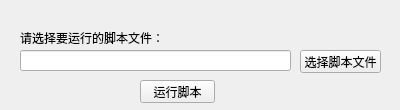
<?xml version="1.0" encoding="UTF-8"?>
<ui version="4.0">
 <class>form_selectpythonscript</class>
 <widget class="QWidget" name="form_selectpythonscript">
  <property name="geometry">
   <rect>
    <x>0</x>
    <y>0</y>
    <width>400</width>
    <height>110</height>
   </rect>
  </property>
  <property name="windowTitle">
   <string>选择python脚本文件</string>
  </property>
  <widget class="QLabel" name="label">
   <property name="geometry">
    <rect>
     <x>20</x>
     <y>30</y>
     <width>151</width>
     <height>16</height>
    </rect>
   </property>
   <property name="text">
    <string>请选择要运行的脚本文件：</string>
   </property>
  </widget>
  <widget class="QLineEdit" name="lineEdit_selectpythonscript">
   <property name="geometry">
    <rect>
     <x>20</x>
     <y>50</y>
     <width>271</width>
     <height>21</height>
    </rect>
   </property>
  </widget>
  <widget class="QPushButton" name="pushButton_selectpythonscript">
   <property name="geometry">
    <rect>
     <x>300</x>
     <y>50</y>
     <width>81</width>
     <height>23</height>
    </rect>
   </property>
   <property name="text">
    <string>选择脚本文件</string>
   </property>
  </widget>
  <widget class="QPushButton" name="pushButton_runscript">
   <property name="geometry">
    <rect>
     <x>140</x>
     <y>80</y>
     <width>75</width>
     <height>23</height>
    </rect>
   </property>
   <property name="text">
    <string>运行脚本</string>
   </property>
  </widget>
 </widget>
 <resources/>
 <connections/>
</ui>
